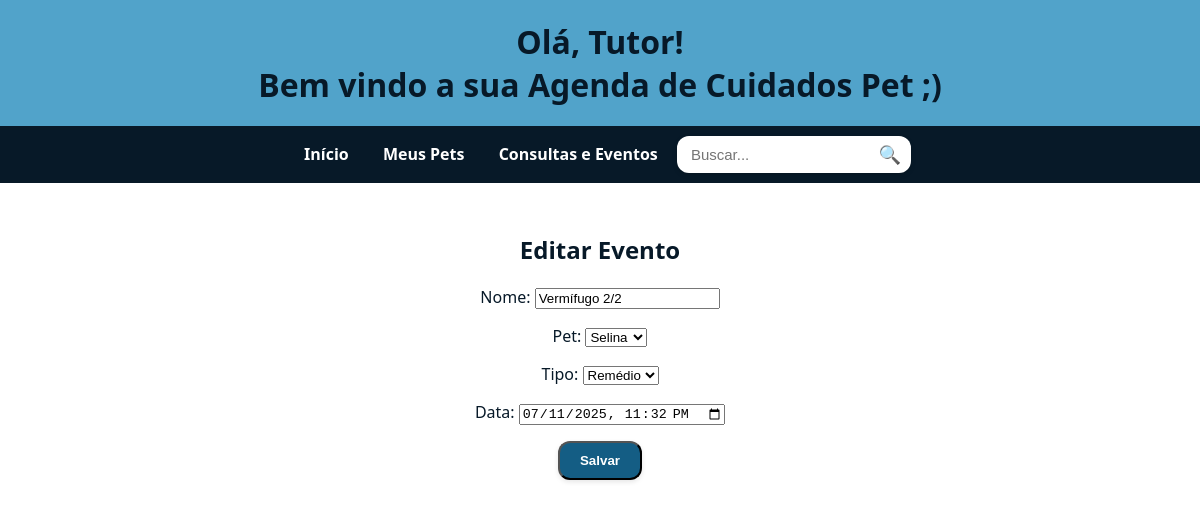
Page /eventos/editar/4/ on the earlier database version.
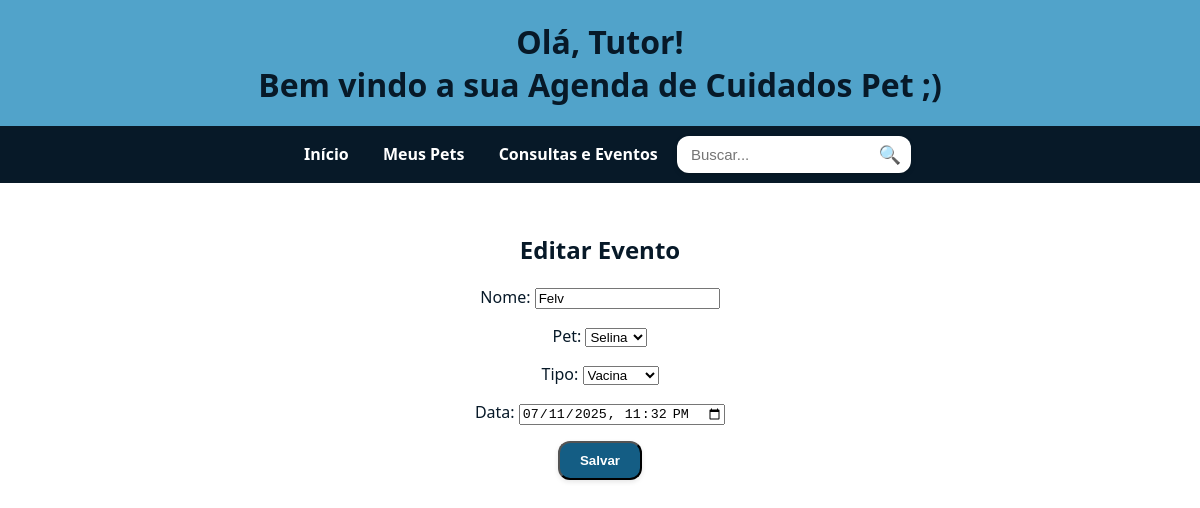
Same page on the later database version.
### agenda/models.py (models this page shows, shortened)
class Evento(models.Model):
    TIPOS = [
        ('banho', 'Banho'),
        ('vacina', 'Vacina'),
        ('consulta', 'Consulta'),
        ('remedio', 'Remédio'),
    ]
    nome = models.CharField(max_length=100, blank=True)
    pet = models.ForeignKey(Pet, on_delete=models.CASCADE, related_name='eventos')
    tipo = models.CharField(max_length=20, choices=TIPOS)
    data = models.DateTimeField()

class Pet(models.Model):
    nome = models.CharField(max_length=100)
    idade = models.PositiveIntegerField()
    especie = models.CharField(max_length=50)
    foto = models.ImageField(upload_to='pets/')
    def __str__(self):
        return self.nome

### agenda/views.py (the view)
# urls.py: path('eventos/editar/<int:id>/', views.editar_evento, name='editar_evento'),
def editar_evento(request, id):
    evento = get_object_or_404(Evento, pk=id)
    form = EventoForm(request.POST or None, instance=evento)
    if form.is_valid():
        form.save()
        return redirect('listar_eventos')
    return render(request, 'agenda/form_evento.html', {'form': form})

### agenda/forms.py
class EventoForm(forms.ModelForm):
    class Meta:
        model = Evento
        fields = '__all__'
        widgets = {
            'data': forms.DateTimeInput(
                attrs={'type': 'datetime-local'},
                format='%Y-%m-%dT%H:%M'
            )
        }
    def __init__(self, *args, **kwargs):
        super().__init__(*args, **kwargs)
        self.fields['data'].input_formats = ['%Y-%m-%dT%H:%M']

### agenda/templates/agenda/form_evento.html (shortened to what this page needs)
{% extends 'agenda/base.html' %}
{% block content %}
  <h2>{% if form.instance.pk %}Editar Evento{% else %}Cadastrar Evento{% endif %}</h2>
  <form method="post">
    {{ form.as_p }}
    <button type="submit" class="create-buttom">Salvar</button>
  </form>
{% endblock %}

Differences in the rows shown:
changed Evento "Selina": nome "Vermífugo 2/2" → "Felv"; tipo "Remédio" → "Vacina"
